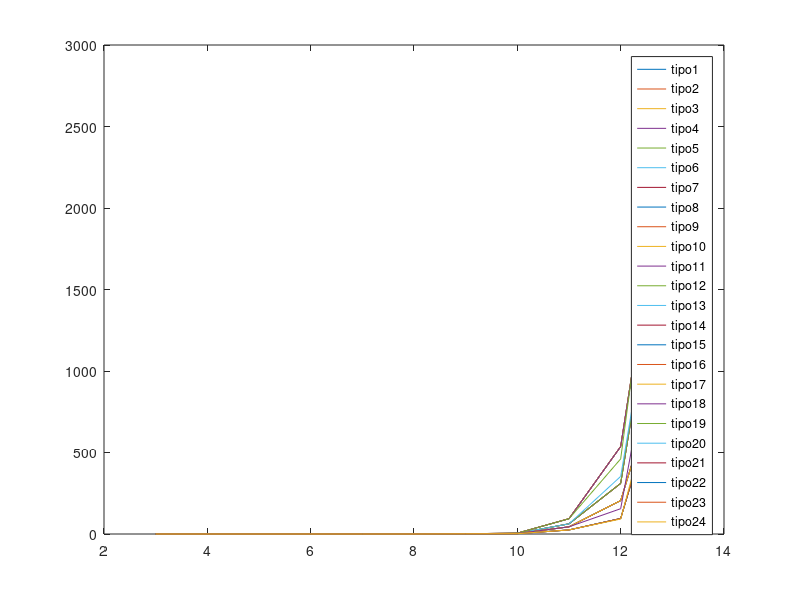

This figure's MATLAB source:
x = [3:13]
t1 = [0.016, 0.0, 0.031, 0.015, 0.047, 0.093, 2.0, 3.375, 62.688, 310.14, 2264.782]
t2 = [0.0, 0.0, 0.0, 0.016, 0.047, 0.094, 2.0, 3.375, 62.657, 309.844, 2262.672]
t3 = [0.0, 0.0, 0.016, 0.0, 0.047, 0.094, 2.0, 3.375, 62.578, 310.766, 2272.281]
t4 = [0.0, 0.0, 0.0, 0.0, 0.047, 0.094, 2.0, 3.375, 62.203, 310.703, 2266.969]
t5 = [0.0, 0.0, 0.0, 0.0, 0.047, 0.094, 1.984, 3.375, 62.297, 311.0, 2262.828]
t6 = [0.0, 0.0, 0.047, 0.016, 0.062, 0.109, 2.016, 3.359, 62.344, 353.343, 2249.078]
t7 = [0.0, 0.016, 0.015, 0.015, 0.046, 0.125, 1.594, 5.125, 94.204, 536.391, 2573.359]
t8 = [0.0, 0.015, 0.016, 0.016, 0.047, 0.125, 1.593, 5.141, 93.844, 536.328, 2584.516]
t9 = [0.0, 0.0, 0.0, 0.0, 0.031, 0.11, 1.593, 5.125, 94.25, 537.063, 2583.234]
t10 = [0.0, 0.0, 0.0, 0.0, 0.046, 0.109, 1.578, 5.156, 94.031, 536.828, 2581.75]
t11 = [0.0, 0.016, 0.015, 0.0, 0.047, 0.109, 1.579, 5.157, 93.656, 536.547, 2574.547]
t12 = [0.0, 0.0, 0.0, 0.015, 0.047, 0.125, 1.594, 5.156, 93.453, 460.812, 2848.016]
t13 = [0.0, 0.0, 0.0, 0.0, 0.032, 0.079, 0.969, 2.547, 44.203, 205.016, 1223.75]
t14 = [0.0, 0.0, 0.0, 0.016, 0.047, 0.079, 0.969, 2.532, 44.187, 204.985, 1247.828]
t15 = [0.0, 0.0, 0.016, 0.015, 0.047, 0.078, 0.969, 2.531, 44.172, 205.187, 1225.75]
t16 = [0.0, 0.0, 0.0, 0.0, 0.031, 0.078, 0.969, 2.531, 44.016, 205.375, 1223.046]
t17 = [0.0, 0.0, 0.016, 0.015, 0.047, 0.078, 0.953, 2.531, 44.234, 205.25, 1226.047]
t18 = [0.0, 0.0, 0.0, 0.016, 0.047, 0.078, 0.985, 2.578, 44.078, 155.219, 1877.781]
t19 = [0.0, 0.0, 0.0, 0.0, 0.047, 0.078, 0.938, 1.906, 24.953, 94.969, 1164.282]
t20 = [0.0, 0.0, 0.016, 0.016, 0.047, 0.078, 0.937, 1.891, 24.953, 95.031, 1161.453]
t21 = [0.016, 0.0, 0.016, 0.016, 0.047, 0.078, 0.937, 1.891, 24.875, 95.188, 1165.516]
t22 = [0.0, 0.0, 0.0, 0.0, 0.047, 0.078, 0.938, 1.906, 25.078, 95.078, 1162.703]
t23 = [0.015, 0.015, 0.015, 0.015, 0.047, 0.078, 0.937, 1.891, 24.969, 95.235, 1161.188]
t24 = [0.016, 0.0, 0.016, 0.016, 0.063, 0.094, 0.953, 1.906, 25.094, 91.843, 1270.766]

plot(x, t1)
legend('tipo1')
hold all
plot(x, t2)
legend('tipo2')
hold all
plot(x, t3)
legend('tipo3')
hold all
plot(x, t4)
legend('tipo4')
hold all
plot(x, t5)
legend('tipo5')
hold all
plot(x, t6)
legend('tipo6')
hold all
plot(x, t7)
legend('tipo7')
hold all
plot(x, t8)
legend('tipo8')
hold all
plot(x, t9)
legend('tipo9')
hold all
plot(x, t10)
legend('tipo10')
hold all
plot(x, t11)
legend('tipo11')
hold all
plot(x, t12)
legend('tipo12')
hold all
plot(x, t13)
legend('tipo13')
hold all
plot(x, t14)
legend('tipo14')
hold all
plot(x, t15)
legend('tipo15')
hold all
plot(x, t16)
legend('tipo16')
hold all
plot(x, t17)
legend('tipo17')
hold all
plot(x, t18)
legend('tipo18')
hold all
plot(x, t19)
legend('tipo19')
hold all
plot(x, t20)
legend('tipo20')
hold all
plot(x, t21)
legend('tipo21')
hold all
plot(x, t22)
legend('tipo22')
hold all
plot(x, t23)
legend('tipo23')
hold all
plot(x, t24)
legend('tipo24')
hold all
legend('tipo1','tipo2','tipo3','tipo4','tipo5','tipo6','tipo7','tipo8','tipo9','tipo10','tipo11','tipo12','tipo13','tipo14','tipo15','tipo16','tipo17','tipo18','tipo19','tipo20','tipo21','tipo22','tipo23','tipo24','tipo24')